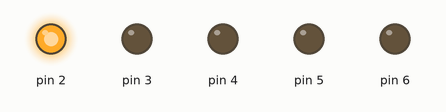
Simulated run of this sketch. Board: Arduino Uno, built with avr-gcc and run on an emulated ATmega328P. Shown: output pins drawn as LEDs (lit = HIGH).

Above: at 0.2 s.
At 1.7 s:
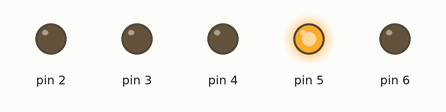
At 2.5 s:
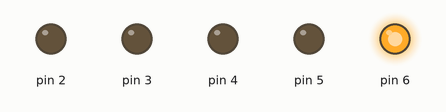
At 4.2 s:
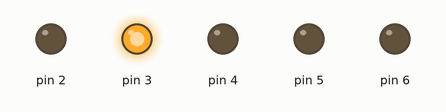
At 6.2 s:
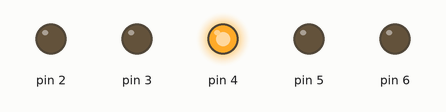
Timing chart, 0 to 6.5 s (numbered marks = the images above):
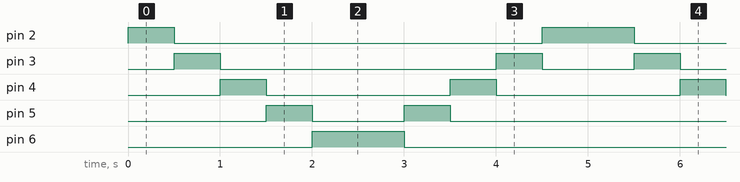

The sketch:

blink_wave.ino
```cpp
#define DEL 500

void setup() {
   for(byte i=2;i<7;i++) {
     pinMode(i, OUTPUT);
   }
}

void loop() {
  digitalWrite(2, HIGH);
  delay(DEL);
  byte i = 3;
  for (;i<7;i++) {
     digitalWrite(i-1, LOW);
     digitalWrite(i, HIGH);
     delay(DEL);
  }

  for (;i>2;i--) {
     digitalWrite(i, LOW);
     digitalWrite(i-1, HIGH);
     delay(DEL);
  }
  digitalWrite(i, LOW);
}
```

Measured:
- by itself, pin 2: repeats every 5.0 s: LOW 4.0 s, HIGH 1.0 s
- by itself, pin 3: repeats every 5.0 s: LOW 3.0 s, HIGH 0.50 s, LOW 1.0 s, HIGH 0.50 s
- by itself, pin 4: alternates HIGH for 0.50 s and LOW for 2.0 s
- by itself, pin 5: repeats every 5.0 s: LOW 1.0 s, HIGH 0.50 s, LOW 3.0 s, HIGH 0.50 s
- by itself, pin 6: alternates HIGH for 1.0 s and LOW for 4.0 s
